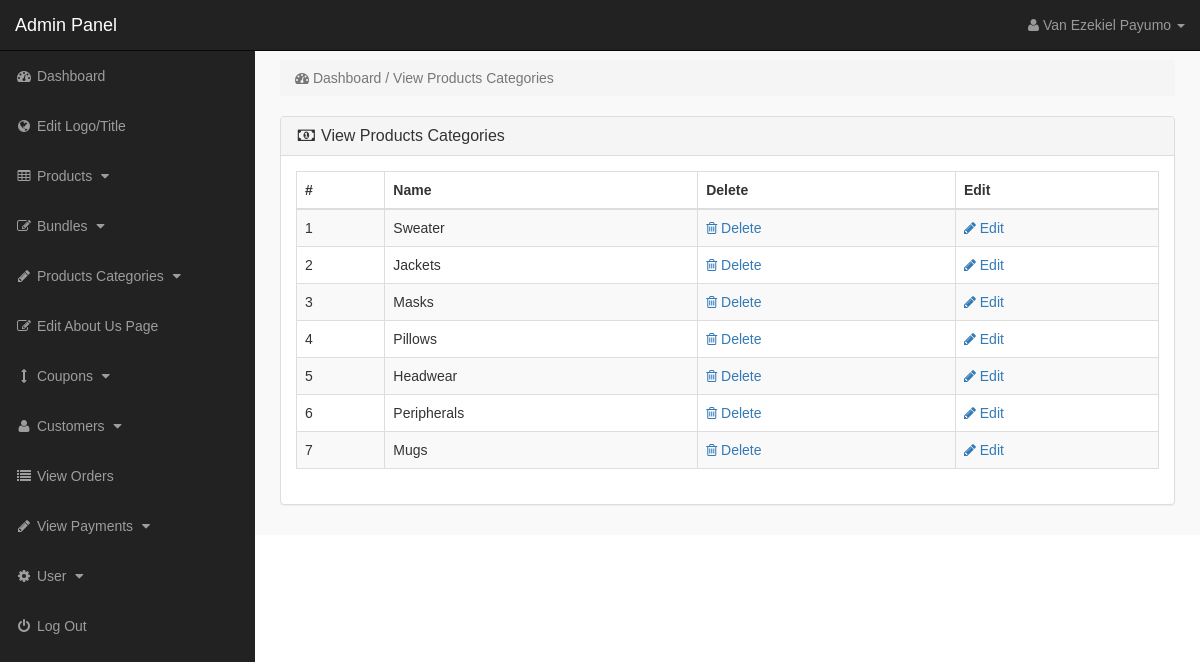
Before: /admin_area/index.php?view_p_cats (signed in) with the older database file.
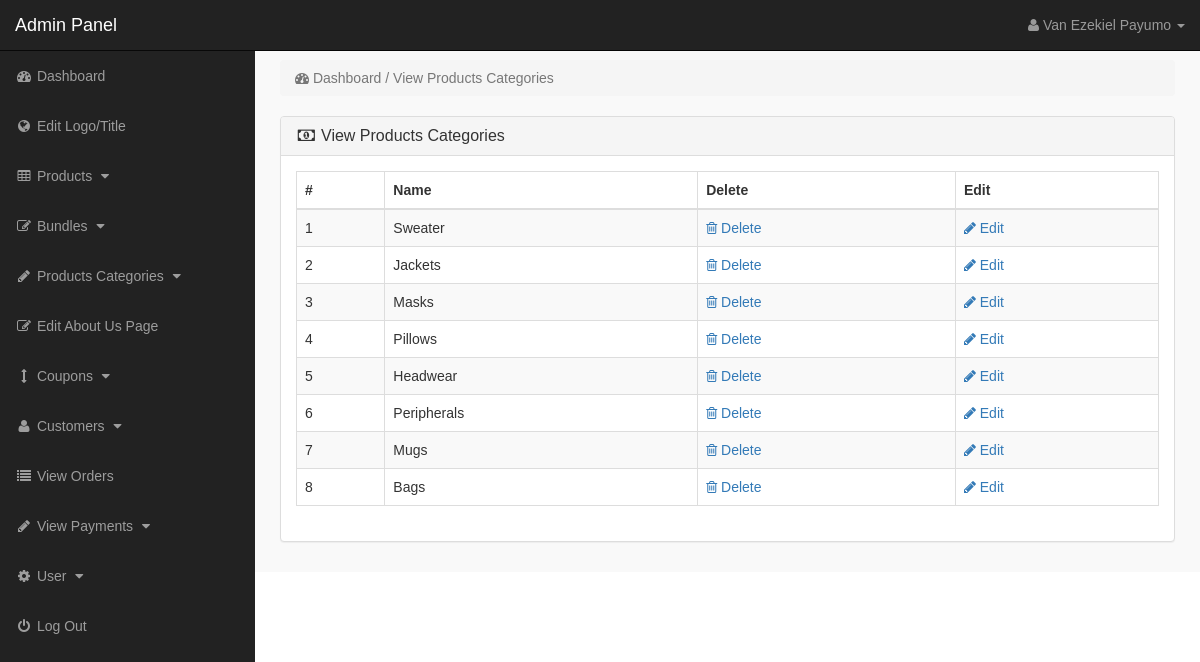
After: the same page with the newer database file.
### tables this page shows
CREATE TABLE `product_categories` (
  `p_cat_id` int(10) NOT NULL,
  `p_cat_title` text NOT NULL,
  `p_cat_image` text NOT NULL
);

### admin_area/view_p_cats.php (the view)
<?php
if(!isset($_SESSION['admin_email'])){
echo "<script>window.open('login.php','_self')</script>";
}
else {
    $admin_level = $_SESSION['admin_level'];
    if ($admin_level == 2) {
        $hideme = 'display:none;';
    } else {
        $hideme = '';
    }
?>
<div class="row">
<div class="col-lg-12">
<ol class="breadcrumb">
<li class="active">
<i class="fa fa-dashboard"></i> Dashboard / View Products Categories
</li>
</ol>
</div>
</div>
<div class="row">
<div class="col-lg-12">
<div class="panel panel-default">
<div class="panel-heading">
<h3 class="panel-title">
<i class="fa fa-money fa-fw"> </i> View Products Categories
</h3>
</div>
<div class="panel-body">
<div class="table-responsive">
<table class="table table-bordered table-hover table-striped">
<thead>
<tr>
<th>#</th>
<th>Name</th>
<th>Delete</th>
<th>Edit</th>
</tr>
</thead>
<tbody>
<?php
$i=0;
$get_p_cats = "select * from product_categories";
$run_p_cats = mysqli_query($con,$get_p_cats);
while($row_p_cats = mysqli_fetch_array($run_p_cats)){
$p_cat_id = $row_p_cats['p_cat_id'];
$p_cat_title = $row_p_cats['p_cat_title'];
$i++;
?>
<tr>
<td> <?php echo $i; ?> </td>
<td> <?php echo $p_cat_title; ?> </td>
<td>
<a style="<?php echo $hideme; ?>" href="index.php?delete_p_cat=<?php echo $p_cat_id; ?>">
<i class="fa fa-trash-o"></i> Delete
</a>
</td>
<td>
<a href="index.php?edit_p_cat=<?php echo $p_cat_id; ?>">
<i class="fa fa-pencil"></i> Edit
</a>
</td>
</tr>
<?php } ?>
</tbody>
</table>
</div>
</div>
</div>
</div>
</div>
<?php } ?>

Changed rows visible on the page:
added product_categories: p_cat_title "Bags"
